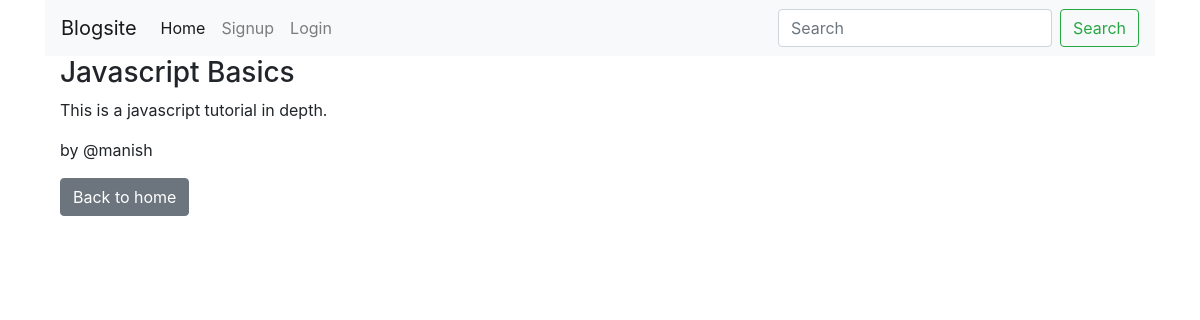
The page /blogs/dashview/javascript-basics/ on the database its author committed.
### posts/models.py (models this page shows, shortened)
class Post(models.Model):
    title = models.CharField(max_length=100)
    content = models.TextField()
    published_date = models.DateTimeField(auto_now=True)
    category = models.ForeignKey(Category, on_delete=models.CASCADE, null=True)
    user = models.ForeignKey(User,on_delete=models.CASCADE,null=True,blank=True)
    slug = models.SlugField(null=True, unique=True)

### posts/views.py (the view)
# urls.py: path("dashview/<slug:slug>/",views.blog_details,name="dashview"),
def blog_details(request,slug):
    blog = Post.objects.get(slug=slug)
    data = {'blog':blog}
    return render(request,'blog-details.html',data)

### templates/blog-details.html
{% extends 'base.html' %} {% load static %}
{% block content %}
<main>
	{% if request.user == blog.user %}
		<div class="container">
			<h3>{{blog.title}}</h3>
			<p>{{blog.content}}</p>
			{{ blog.slug }}
			<p>by = {{blog.user}}</p>
			<button class=" btn btn-danger"> <a href="{% url 'delete' blog.slug  %}">Delete</a> </button> <a href="{% url 'blogs' %}"><button class="btn btn-secondary">Back to home</button></a>  <button class = " btn btn-success"> <a href="{% url 'update' blog.slug %}"> Edit</a> </button>
		</div>
	{% else %}
		<div class="container">
			<h3>{{blog.title}}</h3>
			<p>{{blog.content}}</p>
			<p>by  @{{blog.user}}</p>
			<a href="{% url 'blogs' %}"><button class="btn btn-secondary">Back to home</button></a>
		</div>
	{% endif %}
</main>
{% endblock %}

### rows shown on the page
Post: title "Javascript Basics", content "This is a javascript tutorial in depth.", user "manish"
